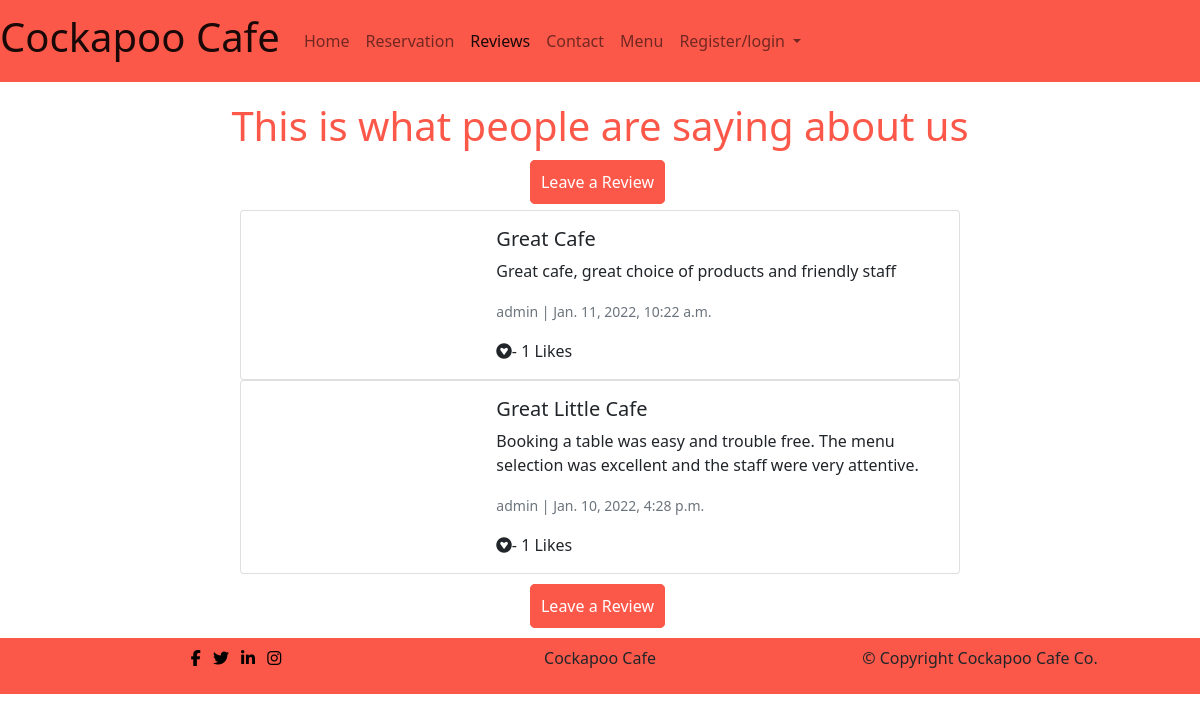
The page /review/ on the database as committed earlier.
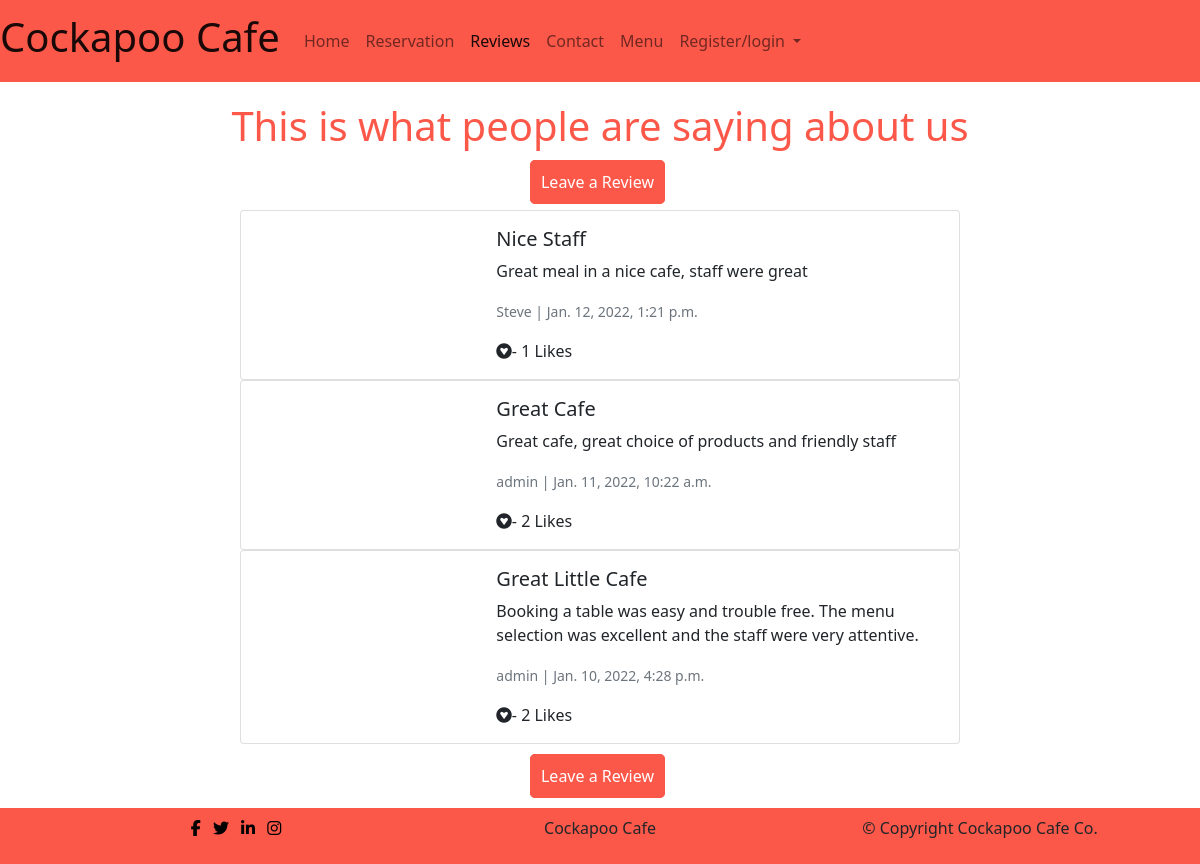
The same page on the database as committed later.
### review/models.py (models this page shows, shortened)
class Review(models.Model):
    author = models.ForeignKey(
        User, on_delete=models.CASCADE, related_name="User"
    )
    title = models.CharField(max_length=200, default='no_title', null=True, blank=True)
    body = models.TextField()
    image = CloudinaryField('image', default='review_placeholder')
    created_on = models.DateTimeField(auto_now_add=True)
    updated_on = models.DateTimeField(auto_now=True)
    status = models.IntegerField(choices=STATUS, default=0)
    approved = models.BooleanField(default=False)
    likes = models.ManyToManyField(User, related_name='reviews', blank=True)
    class Meta:
        ordering = ["created_on"]
    def total_likes(self):
        return self.likes.count()

### review/views.py (the view, shortened to what this page needs)
# urls.py: path('', views.ReviewListView.as_view(), name="review"),
class ReviewListView(ListView):
    model = Review
    queryset = Review.objects.filter(status=1).order_by('-created_on')
    template_name = 'review/review.html'
    paginate_by = 4

### review/templates/review/review.html (shortened to what this page needs)
{% extends 'base.html' %}
{% load static%}
{% block content %}
  <h1 class="title">This is what people are saying about us</h1>
  {% if user.is_authenticated %}
    <p class="leave-review"><a class="menu-btn" href="{% url 'create_review' %}">Leave a Review</a></p>
  {% else %}
    <p class="leave-review"><a class="menu-btn" href="{% url 'account_signup' %}">Leave a Review</a></p>
  {% endif %}
{% for review in review_list %}
  <div class="card mb-0 col-8 review">
    <div class="row g-0">
      <div class="col-md-4">
      </div>
      <div class="col-md-8">
        <div class="card-body">
          <h5 class="card-title">{{ review.title }}</h5>
          <p class="card-text">{{ review.body }}</p>
          <p class="card-text"><small class="text-muted">{{ review.author }} | {{ review.created_on }}</small></p>
          <i class="fab fa-gratipay"> </i>- {{ review.total_likes }} Likes
        </div>
      </div>
    </div>
  </div>
{% endfor %}
{% if user.is_authenticated %}
  <p class="leave-review"><a class="menu-btn" href="{% url 'create_review' %}">Leave a Review</a></p>
{% else %}
  <p class="leave-review"><a class="menu-btn" href="{% url 'account_signup' %}">Leave a Review</a></p>
{% endif %}
{% endblock %}

Rows that differ between the two databases and show on the page:
added Review: title "Nice Staff", body "Great meal in a nice cafe, staff were great", author "Steve", created_on "Jan. 12, 2022, 1:21 p.m.", total_likes "1"
computed for Review "Great Cafe": total_likes "1" → "2"
computed for Review "Great Little Cafe": total_likes "1" → "2"
